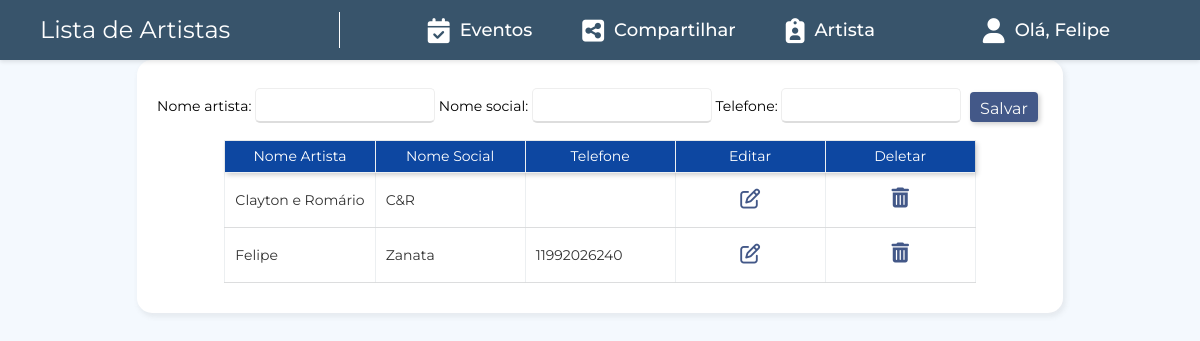
Page /eventos/artistas_list/ (signed in) on the committed database.
### eventos/models.py (models this page shows, shortened)
class Artista(models.Model):
    nome_artista = models.CharField(max_length=255, blank=False,null=False)
    nome_social = models.CharField(max_length=255, blank=True,null=True)
    telefone = models.CharField(max_length=17, blank=True)
    class Meta:
        verbose_name = 'Artista'
        verbose_name_plural = 'Artistas'

### eventos/views.py (the view)
# urls.py: path('artistas_list/', views.artistas_list, name='artistas_list'),
def artistas_list(request):
    if request.method == 'POST':
        form = ArtistaForm(request.POST)
        if form.is_valid():
            form.save()
            return redirect('artistas_list')
    artistas = Artista.objects.all()
    form = ArtistaForm()
    context = {'artistas': artistas, 'form': form}
    return render(request, 'artistas_list.html', context)

### eventos/forms.py
class ArtistaForm(forms.ModelForm):
    class Meta:
        model = Artista
        fields = '__all__'

### eventos/templates/artistas_list.html (shortened to what this page needs)
{% extends "base.html" %}
{% block content %}
{% load static %}
<head>
  <link href="{% static 'eventos/css/artista_list.css' %}" rel="stylesheet" />
  <span style="display: none;">{% block page %}Lista de Artistas{% endblock %}</span>
</head>
<body>
  <div class="tabelas">
      <div class="table-estilo">
        <div class="table-header">
          <div style="display: flex; justify-content: center; width: 100%;">
            <form method="post" href="{% if artista.pk %}{% url 'alterar_artista' id=artista.pk %}{% else %}{% url 'adicionar_artista' %}{% endif %}">
                {{ form.as_table }}
                <input type="submit" class="btn" value="Salvar"/>
            </form>
          </div>
        </div>
      <div class="tables">
        <div class="table-container">
          <table class="table-artista">
            <thead>
              <tr class="title">
                <th>Nome Artista</th>
                <th>Nome Social</th>
                <th>Telefone</th>
                <th>Editar</th>
                <th>Deletar</th>
              </tr>
            </thead>
            <tbody>
              {% for artista in artistas %}
              <tr>
                <td>{{ artista.nome_artista }}</td>
                <td>{{ artista.nome_social }}</td>
                <td>{{ artista.telefone }}</td>
                <td style="text-align: center;">
                    <a href="{% url "alterar_artista" artista.pk %}" class="botao-del-editar"><i class="fa-regular fa-pen-to-square" style="color: --botoes-pedidos;"></i></a>
                </td>
                <td style="text-align: center;">
                  <button class="btn-icone excluir" data-artista-id="{{ artista.pk }}">
                    <i class="fa-solid fa-trash-can"></i>
                  </button>
                </td>
              </tr>
              {% endfor %}
            </tbody>
          </table>
        </div>
      </div>
    </div>
  </div>
</div>
</body>
{% endblock content %}

### templates/base.html (shortened to what this page needs)
<!DOCTYPE html>
<html>
<head>
    <link rel="stylesheet" href="https://cdnjs.cloudflare.com/ajax/libs/font-awesome/6.2.0/css/all.min.css">
    <link href="https://cdn.jsdelivr.net/npm/bootstrap@5.3.0/dist/css/bootstrap.min.css" rel="stylesheet">
    {% load static %}
    <link href="{% static '/geral/css/custom-fonts.css' %}" rel="stylesheet">
    <link href="{% static '/geral/css/base.css' %}" rel="stylesheet" />
</head>
<body>
    <div class="page">
        <div class="description-container">
            <span class="page-description">{% block page %}Eventos{% endblock %}</span>
        </div>
        <div class="page-menu">
              <a href="/eventos/listar_eventos/" class="menu__link">
                <i class="fa-solid fa-calendar-check"></i>
                Eventos
              </a>
              <a href="/eventos/compartilhar/" class="menu__link">
                <i class="fa-solid fa-square-share-nodes"></i>
                Compartilhar
              </a>
              <a href="/eventos/artistas_list/" class="menu__link">
                <i class="fa-solid fa-clipboard-user"></i>
                Artista
              </a>
        </div>
        <div class="dropdown">
            <a class="menu__link" id="userMenu">
                <i class="fa fa-user" style="padding: 4px 10px;"></i>
                Olá, {{ user.first_name }}
            </a>
        </div>
    </div>
    <div class="content" >
        {% block content %}
        {% endblock %}
</body>
</html>

### templates/static/geral/css/base.css (style rules this page uses)
body { color: var(--cor-fonte-geral) !important; font-size: 14px; background-color: var(--cor-background-body); margin: 0; padding: 0; }
.page { display: flex; justify-content: space-between; align-items: center; width: 100%; height: 60px; background-color: var(--cor-page-header); box-shadow: 0 2px 4px rgba(0, 0, 0, 0.1); position: fixed; top: 0; left: 0; z-index: 3; }
.page-menu { display: flex; }
.description-container { display: flex; }
.page-description { display: flex; width: 340px; align-items: center; color: var(--cor-fonte-nav); font-size: x-large; border-right: 1px solid #fff; padding: 0 10px 0 40px; }
.menu__link { text-decoration: none; color: var(--cor-fonte-nav); font-size: 18px; padding: 15px 20px; display: flex; align-items: center; font-family: var(--fonte-base) !important; }
.menu__link i { color: var(--cor-fonte-nav); font-size: 25px; padding: 0px 10px; align-items: center; }
.dropdown { position: relative; margin-right: 70px; }
a { text-decoration: none; }
.content { margin-top: 60px; }

### templates/static/eventos/css/artista_list.css (style rules this page uses)
* { font-family: var(--fonte-geral); }
.tabelas { display: flex; margin-top: 5%; justify-content: center; }
.table-estilo { padding: 20px 0px; margin-inline: 10px; min-width: 55%; background-color: var(--cor-branco); border-radius: 15px; border-color: var(--borda-input); box-shadow: 2px 3px 5px 1px rgba(109, 109, 109, 0.1); }
.table-header { display: flex; padding-inline: 20px; height: 50px; justify-content: space-between; align-items: center; }
.table-container { display: flex; position: relative; margin: 10px; justify-content: center; overflow-x: visible; overflow-y: auto; }
.table-artista { cursor: cell; }
.table-artista thead { position: sticky; top: 0; z-index: 3; box-shadow: 2px 2px 5px rgba(0, 0, 0, 0.2); }
.table-artista th { border: 1px solid var(--borda-vertical); text-align: center; min-width: 150px; max-width: 200px; padding: 5px 10px; font-weight: 100; }
.table-artista td { padding: 5px 10px; color: var(--cor-fonte); background-color: white; border: 1px solid var(--borda-vertical); border-bottom: 1px solid var(--borda-bottom); max-width: 200px; }
.title { background-color: var(--fundo-tabela-th); white-space: nowrap; color: white; text-align: center; cursor: cell; }
.btn { display: inline-block; text-align: center; background-color: var(--botoes-pedidos); color: var(--cor-escrita-botao); border: none; height: 30px; width: auto; padding: 5px 10px; margin: auto 5px; font-size: medium; border-radius: 4px; cursor: pointer; white-space: nowrap; transition: background-color 0.3s ease-in-out; box-shadow: 2px 2px 5px rgba(0, 0, 0, 0.2); }
input { padding: 8px; font-size: large; border: 1px solid #eee; border-bottom: 2px solid var(--borda-input); outline: none; border-radius: 5px; width: 180px; height: 35px; }
button { background-color: var(--cor-branco); color: var(--botoes-pedidos); padding: 10px 20px; border: none; border-radius: 5px; cursor: pointer; font-size: 16px; }
.botao-del-editar { background-color: var(--cor-branco); color: var(--botoes-pedidos); padding: 10px 20px; border: none; border-radius: 5px; cursor: pointer; }
i { font-size: 20px; }

### rows in the picture
Artista: nome_artista "Clayton e Romário", nome_social "C&R"
Artista: nome_artista "Felipe", nome_social "Zanata", telefone "11992026240"

### other values in the picture
{{ user.first_name }} "Felipe"
